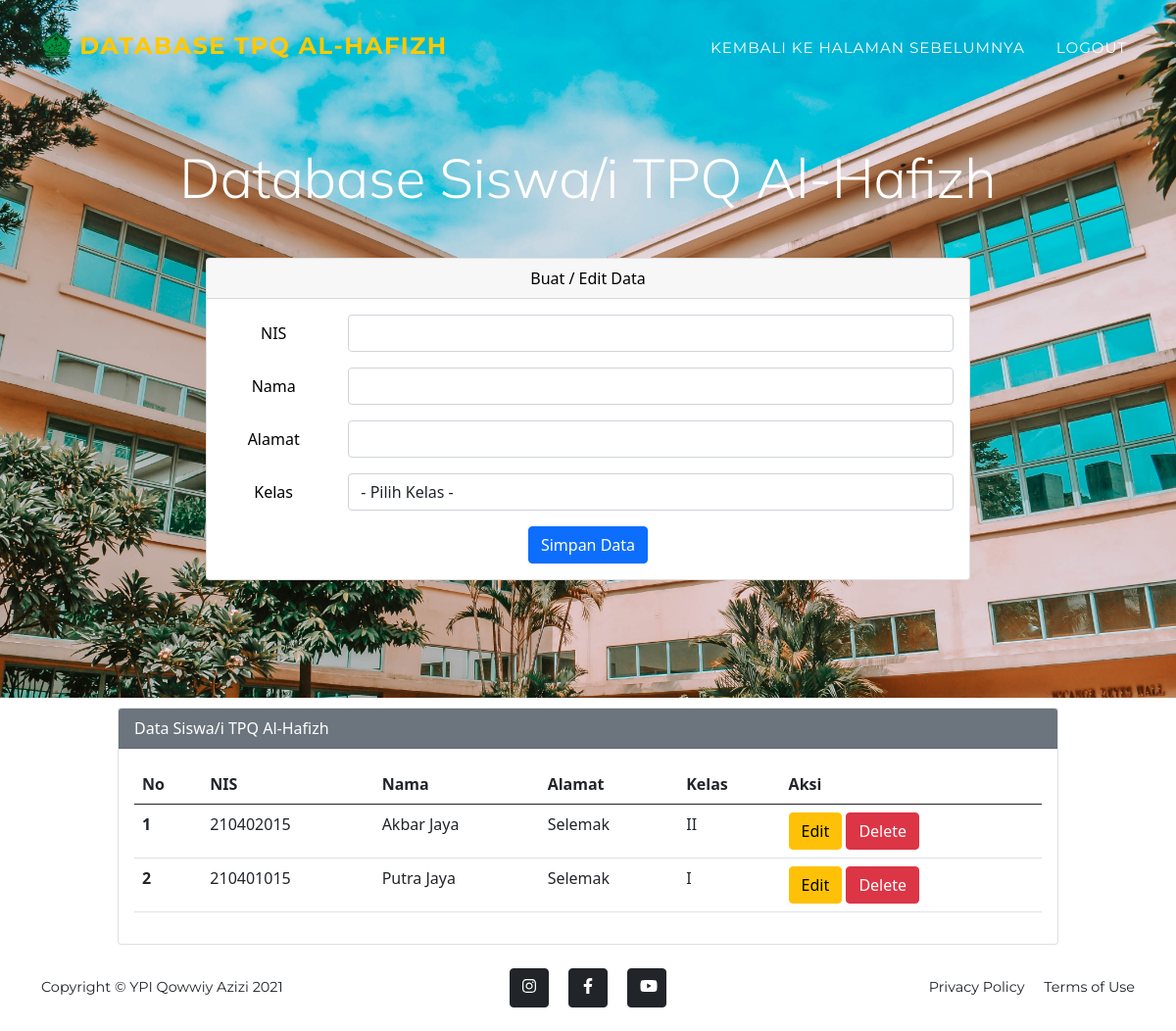
Screenshot of /data_tpq.php (signed in) with the database file from the repository.
### tables this page shows
CREATE TABLE `dbtpq` (
  `id` int(200) NOT NULL,
  `nis` varchar(333) NOT NULL,
  `nama` varchar(333) NOT NULL,
  `alamat` varchar(333) NOT NULL,
  `kelas` varchar(333) NOT NULL
);

### data_tpq.php (the view, shortened to what this page needs)
<?php
$host       = "localhost";
$user       = "root";
$pass       = "";
$db         = "dbsekolah";
$koneksi    = mysqli_connect($host, $user, $pass, $db);
$nis        = "";
$nama       = "";
$alamat     = "";
?>
<!DOCTYPE html>
<html lang="en">
    <head>
        <link href="styles.css" rel="stylesheet" />
        <link href="https://cdn.jsdelivr.net/npm/bootstrap@5.0.0-beta2/dist/css/bootstrap.min.css" rel="stylesheet">
    </head>
    <body id="page-top">
        <nav class="navbar navbar-expand-lg navbar-dark fixed-top" id="mainNav">
            <div class="container">
                <a class="navbar-brand" href="#page-top"><img src="YPI.png" class="mb-2" alt="..." />      Database TPQ Al-Hafizh</a>
                <div class="collapse navbar-collapse" id="navbarResponsive">
                    <ul class="navbar-nav text-uppercase ms-auto py-4 py-lg-0">
                        <li class="nav-item"><a class="nav-link" href="landing-page-tendik.php">Kembali Ke Halaman Sebelumnya</a></li>
                        <li class="nav-item"><a class="nav-link" href="logout.php">Logout</a></li>
                    </ul>
                </div>
            </div>
        </nav>
        <header class="masthead" style="padding-bottom: 10%;
                                        padding-top: 100px;">
        <div class="jumbotron">
            <div class="container">
                <div class="col-lg-12 text-center mt-5 mb-5">
                    <h3 class="display-4" id="font-amru">Database Siswa/i TPQ Al-Hafizh</h3>
                </div>
            </div>
        </div>
        <div class="mx-auto">
            <div class="card">
                <div class="card-header" style="color : black">
                    Buat / Edit Data
                </div>
                <div class="card-body">
                    <form action="" method="POST">
                        <div class="mb-3 row">
                            <label for="nis" class="col-sm-2 col-form-label" style="color: black">NIS</label>
                            <div class="col-sm-10">
                                <input type="text" class="form-control" id="nis" name="nis" value="<?php echo $nis ?>">
                            </div>
                        </div>
                        <div class="mb-3 row">
                            <label for="nama" class="col-sm-2 col-form-label" style="color : black">Nama</label>
                            <div class="col-sm-10">
                                <input type="text" class="form-control" id="nama" name="nama" value="<?php echo $nama ?>">
                            </div>
                        </div>
                        <div class="mb-3 row">
                            <label for="alamat" class="col-sm-2 col-form-label" style="color : black">Alamat</label>
                            <div class="col-sm-10">
                                <input type="text" class="form-control" id="alamat" name="alamat" value="<?php echo $alamat ?>">
                            </div>
                        </div>
                        <div class="mb-3 row">
                            <label for="kelas" class="col-sm-2 col-form-label" style="color : black">Kelas</label>
                            <div class="col-sm-10">
                                <select class="form-control" name="kelas" id="kelas">
                                    <option value="">- Pilih Kelas -</option>
                                </select>
                            </div>
                        </div>
                        <div class="col-12">
                            <input type="submit" name="simpan" value="Simpan Data" class="btn btn-primary" />
                        </div>
                    </form>
                </div>
            </div>
            </div>
            </header>
        <div class="mx-auto" style="width: 80%">
            <div class="card">
                <div class="card-header text-white bg-secondary">
                    Data Siswa/i TPQ Al-Hafizh
                </div>
                <div class="card-body">
                    <table class="table">
                        <thead>
                            <tr>
                                <th scope="col">No</th>
                                <th scope="col">NIS</th>
                                <th scope="col">Nama</th>
                                <th scope="col">Alamat</th>
                                <th scope="col">Kelas</th>
                                <th scope="col">Aksi</th>
                            </tr>
                        </thead>
                        <tbody>
                            <?php
                            $sql2   = "select * from dbtpq order by id desc";
                            $q2     = mysqli_query($koneksi, $sql2);
                            $urut   = 1;
                            while ($r2 = mysqli_fetch_array($q2)) {
                                $id         = $r2['id'];
                                $nis        = $r2['nis'];
                                $nama       = $r2['nama'];
                                $alamat     = $r2['alamat'];
                                $kelas      = $r2['kelas'];
                            ?>
                                <tr>
                                    <th scope="row"><?php echo $urut++ ?></th>
                                    <td scope="row"><?php echo $nis ?></td>
                                    <td scope="row"><?php echo $nama ?></td>
                                    <td scope="row"><?php echo $alamat ?></td>
                                    <td scope="row"><?php echo $kelas ?></td>
                                    <td scope="row">
                                        <a href="data_tpq.php?op=edit&id=<?php echo $id ?>"><button type="button" class="btn btn-warning">Edit</button></a>
                                        <a href="data_tpq.php?op=delete&id=<?php echo $id?>" onclick="return confirm('Yakin mau delete data?')"><button type="button" class="btn btn-danger">Delete</button></a>
                                    </td>
                                </tr>
                            <?php
                            }
                            ?>
                        </tbody>
                    </table>
                </div>
            </div>
        </div>
        <footer class="footer py-4">
            <div class="container">
                <div class="row align-items-center">
                    <div class="col-lg-4 text-lg-start">Copyright &copy; YPI Qowwiy Azizi 2021</div>
                    <div class="col-lg-4 my-3 my-lg-0">
                        <a class="btn btn-dark btn-social mx-2" href="https://www.instagram.com/"><i class="fab fa-instagram"></i></a>
                        <a class="btn btn-dark btn-social mx-2" href="https://id-id.facebook.com/"><i class="fab fa-facebook-f"></i></a>
                        <a class="btn btn-dark btn-social mx-2" href="https://www.youtube.com/"><i class="fab fa-youtube"></i></a>
                    </div>
                    <div class="col-lg-4 text-lg-end">
                        <a class="link-dark text-decoration-none me-3" href="#!">Privacy Policy</a>
                        <a class="link-dark text-decoration-none" href="#!">Terms of Use</a>
                    </div>
                </div>
            </div>
        </footer>
    </body>
</html>

### data_tpq.php (style rules this page uses)
.mx-auto { width: 65%; }
.card { margin-top: 10px; }
#font-amru { font-family: 'Mulish', sans-serif; }

### rows the page displays
dbtpq: nis "210402015", nama "Akbar Jaya", alamat "Selemak", kelas "II"
dbtpq: nis "210401015", nama "Putra Jaya", alamat "Selemak", kelas "I"
